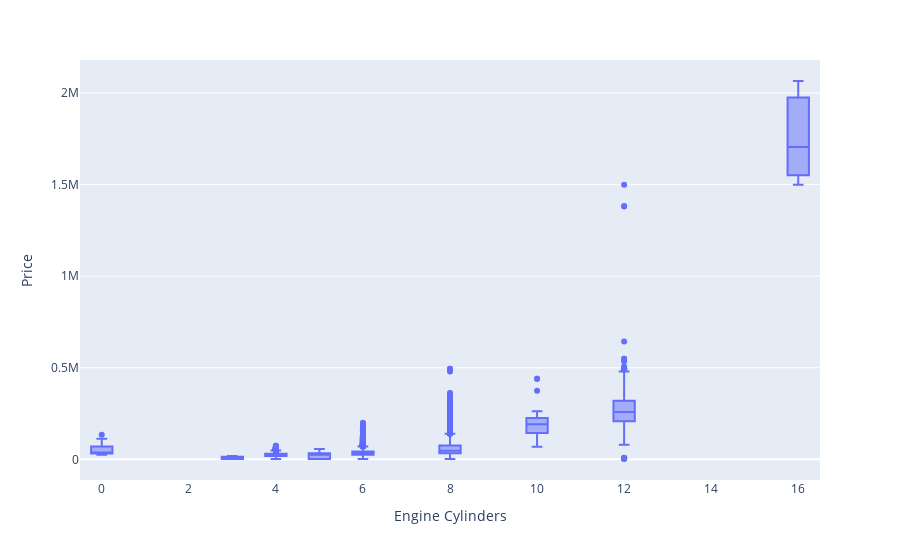

The cell this chart's notebook holds for it:
### Code cell
px.box(df, x = df["Engine Cylinders"], y=df["Price"])

### Figure 1 — Plotly figure (JSON) as saved in the notebook; plotly's stock layout.template omitted (floating-point values rounded to 4 significant figures; data arrays with more than 128 entries replaced by an {"elided": "..."} marker saying what was removed)
{"data": [{"alignmentgroup": "True", "hovertemplate": "Engine Cylinders=%{x}<br>Price=%{y}<extra></extra>", "legendgroup": "", "marker": {"color": "#636efa"}, "name": "", "notched": false, "offsetgroup": "", "orientation": "v", "showlegend": false, "type": "box", "x": {"elided": "11199 int values"}, "x0": " ", "xaxis": "x", "y": {"elided": "11199 int values"}, "y0": " ", "yaxis": "y"}], "layout": {"boxmode": "group", "legend": {"tracegroupgap": 0}, "margin": {"t": 60}, "xaxis": {"anchor": "y", "domain": [0, 1], "title": {"text": "Engine Cylinders"}}, "yaxis": {"anchor": "x", "domain": [0, 1], "title": {"text": "Price"}}}}
